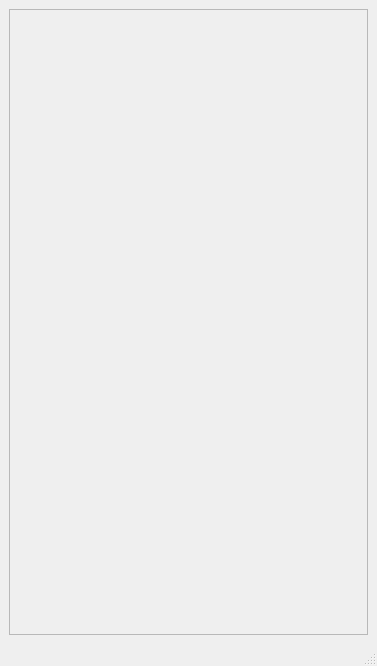
<?xml version="1.0" encoding="UTF-8"?>
<ui version="4.0">
 <class>QuickPrompt</class>
 <widget class="QMainWindow" name="QuickPrompt">
  <property name="geometry">
   <rect>
    <x>0</x>
    <y>0</y>
    <width>377</width>
    <height>666</height>
   </rect>
  </property>
  <property name="minimumSize">
   <size>
    <width>377</width>
    <height>600</height>
   </size>
  </property>
  <property name="windowTitle">
   <string>QuickPrompt</string>
  </property>
  <property name="styleSheet">
   <string notr="true"/>
  </property>
  <widget class="QWidget" name="centralwidget">
   <layout class="QVBoxLayout" name="verticalLayout">
    <item>
     <widget class="QScrollArea" name="scrollArea">
      <property name="verticalScrollBarPolicy">
       <enum>Qt::ScrollBarAsNeeded</enum>
      </property>
      <property name="horizontalScrollBarPolicy">
       <enum>Qt::ScrollBarAlwaysOff</enum>
      </property>
      <property name="sizeAdjustPolicy">
       <enum>QAbstractScrollArea::AdjustToContents</enum>
      </property>
      <property name="widgetResizable">
       <bool>true</bool>
      </property>
      <widget class="QWidget" name="scrollAreaWidgetContents">
       <property name="geometry">
        <rect>
         <x>0</x>
         <y>0</y>
         <width>357</width>
         <height>601</height>
        </rect>
       </property>
       <layout class="QVBoxLayout" name="verticalLayout_2">
        <item>
         <layout class="QHBoxLayout" name="horizontalLayout">
          <item>
           <layout class="QVBoxLayout" name="leftLayout">
            <item>
             <spacer name="verticalSpacer_2">
              <property name="orientation">
               <enum>Qt::Vertical</enum>
              </property>
              <property name="sizeHint" stdset="0">
               <size>
                <width>20</width>
                <height>40</height>
               </size>
              </property>
             </spacer>
            </item>
           </layout>
          </item>
          <item>
           <layout class="QVBoxLayout" name="rightLayout">
            <item>
             <spacer name="verticalSpacer_3">
              <property name="orientation">
               <enum>Qt::Vertical</enum>
              </property>
              <property name="sizeHint" stdset="0">
               <size>
                <width>20</width>
                <height>40</height>
               </size>
              </property>
             </spacer>
            </item>
           </layout>
          </item>
         </layout>
        </item>
       </layout>
      </widget>
     </widget>
    </item>
   </layout>
  </widget>
  <widget class="QMenuBar" name="menubar">
   <property name="geometry">
    <rect>
     <x>0</x>
     <y>0</y>
     <width>377</width>
     <height>23</height>
    </rect>
   </property>
  </widget>
  <widget class="QStatusBar" name="statusbar"/>
 </widget>
 <resources/>
 <connections/>
</ui>
